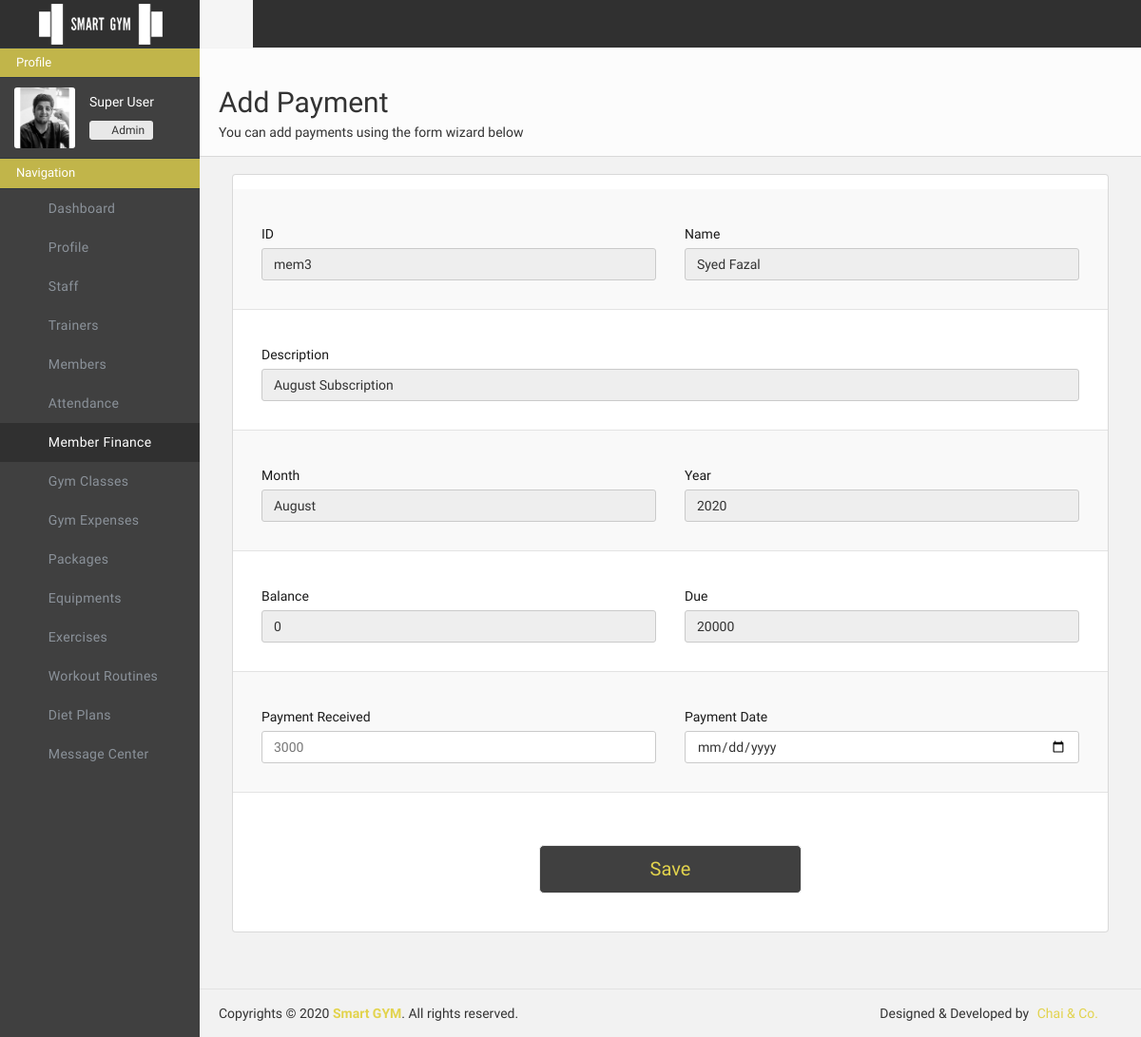
Page /adminportal/paymentadd/mem3 (signed in) on the earlier database version.
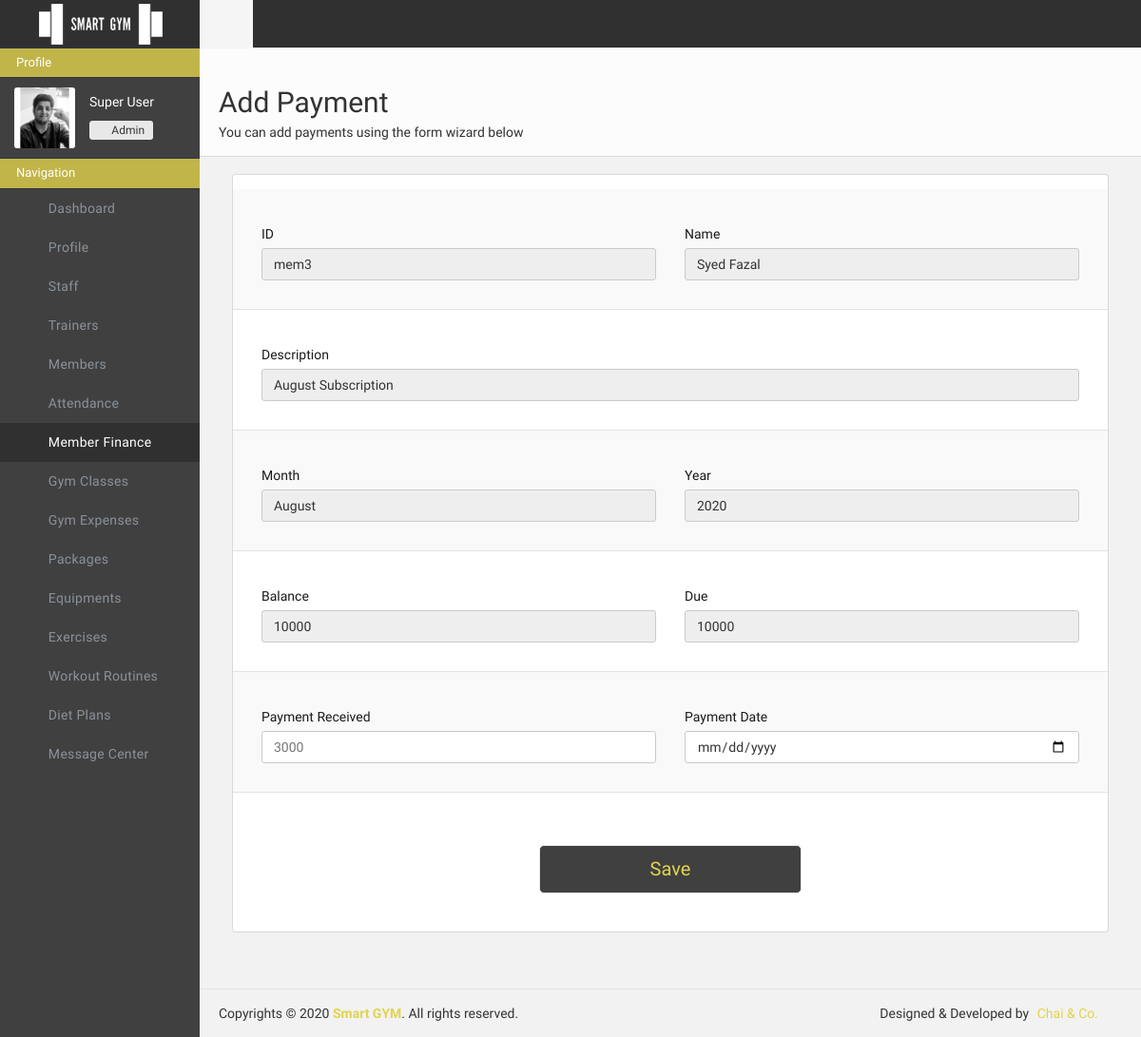
Same page on the later database version.
### adminportal/models.py (models this page shows)
class FinanceData(models.Model):
    finance_id = models.AutoField(primary_key=True)
    finance_member_id = models.CharField(max_length=500, default="")
    finance_member_name = models.CharField(max_length=500, default="")
    finance_desc = models.CharField(max_length=500, default="")
    finance_month = models.CharField(max_length=500, default="")
    finance_year = models.CharField(max_length=500, default="")
    finance_balance = models.IntegerField(default=0)
    finance_due = models.IntegerField(default=0)

### adminportal/views.py (the view, shortened to what this page needs)
# urls.py: path('paymentadd/<str:memid>', views.paymentadd, name="adminportal-paymentadd"),
def paymentadd(request, memid):
    if "userid" in request.session and request.session["userrole"] == "Admin" :
        params = {"error":0, "errormessage":"", "success":0, "successmessage": ""}
        try:
            finance_member = FinanceData.objects.filter(finance_member_id=memid)[0]
            params["member"] = finance_member
        except Exception:
            return redirect("/adminportal/paymentdue")
        return render(request, 'adminportal/addpayment.html', params)
    else:
        return redirect('/adminportal/login/')

### adminportal/templates/adminportal/addpayment.html (shortened to what the changed rows need)
{% load static %}
<!doctype html>
<html class="no-js">
    <head>
        <link href="{% static 'adminportal/css/icons.css'%}" rel="stylesheet" />
        <link href="{% static 'adminportal/css/bootstrap.css'%}" rel="stylesheet" />
        <link href="{% static 'adminportal/css/plugins.css'%}" rel="stylesheet" />
        <link href="{% static 'adminportal/css/main.css'%}" rel="stylesheet" />
        <link href="{% static 'adminportal/css/custom.css'%}" rel="stylesheet" />
    </head>
    <body>
        <div id="wrapper">
            <div class="page-content sidebar-page clearfix">
                <div class="page-content-wrapper">
                    <div class="page-content-inner">
                        <div id="page-header" class="clearfix">
                            <div class="page-header">
                                <h2>Add Payment</h2>
                            </div>
                        </div>
                        <div class="row" style="margin-bottom: 40px;">
                            <div class="col-md-12 col-sm-12 col-xs-12 col-lg-12">
                                <div class="col-lg-12 col-md-12 col-sm-12 col-xs-12">
                                    <div class="panel">
                                        <div class="panel-body">
                                            <form class="form-horizontal group-border stripped" role="form" method="POST" action="/adminportal/paymentadd/{{member.finance_member_id}}"> {% csrf_token %}
                                                <div class="form-group">
                                                    <div class="col-lg-12">
                                                        <div class="col-lg-6">
                                                            <div class="form-group">
                                                                <div class="col-sm-12">
                                                                    <input type="text" class="form-control" id="" placeholder="eg: mbr121" disabled value="{{member.finance_member_id}}" name="id">
                                                                </div>
                                                            </div>
                                                        </div>
                                                        <div class="col-lg-6">
                                                            <div class="form-group">
                                                                <div class="col-sm-12">
                                                                    <input type="text" class="form-control" id="" placeholder="eg: Jalal Ameerzai" name="name" disabled value="{{member.finance_member_name}}">
                                                                </div>
                                                            </div>
                                                        </div>
                                                    </div>
                                                </div>
                                                <div class="form-group">
                                                    <div class="col-lg-12">
                                                        <div class="col-lg-12">
                                                            <div class="form-group">
                                                                <div class="col-sm-12">
                                                                    <input type="text" class="form-control" id="" placeholder="eg: Monthly Subscription" name="desc" required value="{{member.finance_desc}}" disabled>
                                                                </div>
                                                            </div>
                                                        </div>
                                                    </div>
                                                </div>
                                                <div class="form-group">
                                                    <div class="col-lg-12">
                                                        <div class="col-lg-6">
                                                            <div class="form-group">
                                                                <div class="col-sm-12">
                                                                    <input type="text" class="form-control" id="expyear" placeholder="July" name="month" disabled value="{{member.finance_month}}">
                                                                </div>
                                                            </div>
                                                        </div>
                                                        <div class="col-lg-6">
                                                            <div class="form-group">
                                                                <div class="col-sm-12">
                                                                    <input type="number" class="form-control" id="expyear" placeholder="2020" name="year" disabled value="{{member.finance_year}}">
                                                                </div>
                                                            </div>
                                                        </div>
                                                    </div>
                                                </div>
                                                <div class="form-group">
                                                    <div class="col-lg-12">
                                                        <div class="col-lg-6">
                                                            <div class="form-group">
                                                                <div class="col-sm-12">
                                                                    <input type="number" class="form-control" id="" placeholder="3000"  disabled value="{{member.finance_balance}}">
                                                                </div>
                                                            </div>
                                                        </div>
                                                        <div class="col-lg-6">
                                                            <div class="form-group">
                                                                <div class="col-sm-12">
                                                                    <input type="number" class="form-control" id="" placeholder="13000"  disabled value="{{member.finance_due}}">
                                                                </div>
                                                            </div>
                                                        </div>
                                                    </div>
                                                </div>
                                                </form>
                                        </div>
                                    </div>
                                </div>
                            </div>
                        </div>
                        </div>
                    </div>
                </div>
            </div>
    </body>
</html>

Differences in the rows shown:
changed FinanceData "mem3": finance_balance "0" → "10000"; finance_due "20000" → "10000"
